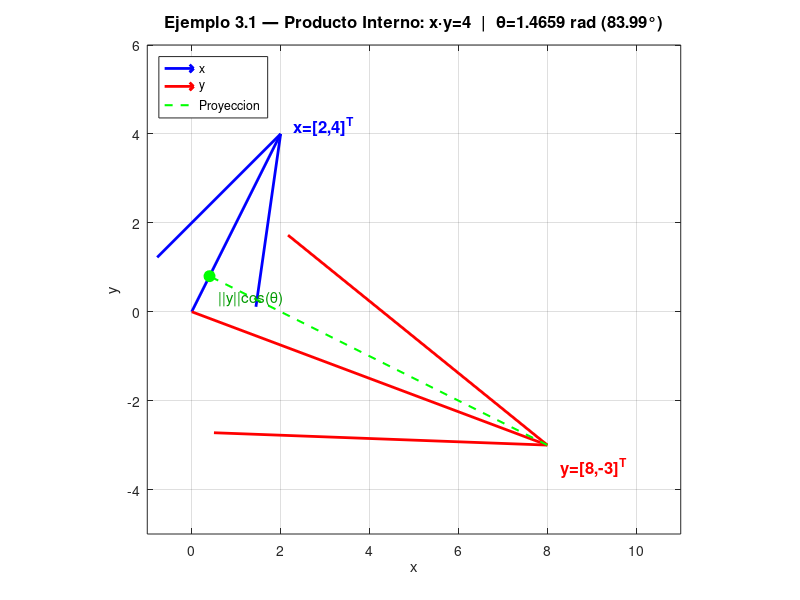

Reproduce this figure in MATLAB. (Note: this script raises an error after producing the figure.)
%% ================================================================
%  MATLAB Aplicado a Robotica y Mecatronica - Fernando Reyes Cortes
%  Editorial Alfaomega
%  CAPITULO 3: Preliminares Matematicos
%  Script principal: ejecuta Ejemplos 3.1 a 3.7
%  ================================================================
clc; clear all; close all;

%% ---------------------------------------------------------------
% EJEMPLO 3.1 - Producto Interno (Escalar)
% Codigo Fuente 3.1
% ---------------------------------------------------------------
disp('=== EJEMPLO 3.1: Producto Interno o Escalar ===')
x = [2; 4];            % vector columna x in IR^2
y = [8; -3];           % vector columna y in IR^2

xdoty        = dot(x,y)                         % usando funcion dot
xdoty_m      = x'*y                             % forma matricial
theta        = acos(x'*y / (norm(x,2)*norm(y,2))) % angulo entre x e y
xdoty_geo    = norm(x,2)*norm(y,2)*cos(theta)   % forma geometrica

figure(1);
quiver(0,0,x(1),x(2),0,'b','LineWidth',2,'MaxHeadSize',0.5); hold on;
quiver(0,0,y(1),y(2),0,'r','LineWidth',2,'MaxHeadSize',0.5);
proj = (xdoty/norm(x)^2)*x;
plot([y(1) proj(1)],[y(2) proj(2)],'g--','LineWidth',1.5);
plot(proj(1),proj(2),'go','MarkerSize',8,'MarkerFaceColor','g');
text(x(1)+0.3,x(2)+0.2,'x=[2,4]^T','Color','b','FontSize',12,'FontWeight','bold');
text(y(1)+0.3,y(2)-0.5,'y=[8,-3]^T','Color','r','FontSize',12,'FontWeight','bold');
text(proj(1)+0.2,proj(2)-0.5,'||y||cos(\theta)','Color',[0 0.6 0],'FontSize',11);
grid on; axis equal;
xlim([-1 11]); ylim([-5 6]);
title(sprintf('Ejemplo 3.1 — Producto Interno: x·y=%g  |  \\theta=%.4f rad (%.2f°)',...
      xdoty, theta, rad2deg(theta)),'FontSize',12);
xlabel('x'); ylabel('y');
legend('x','y','Proyeccion','Location','NorthWest');

%% ---------------------------------------------------------------
% EJEMPLO 3.2 - Propiedades de la Matriz de Rotacion Rz(theta)
% Codigo Fuente 3.5
% ---------------------------------------------------------------
disp('=== EJEMPLO 3.2: Propiedades de Rz(theta) ===')
syms a b real

% Resultados simbolicos
disp('Rz(a)*Rz(b) ='); simplify(Rz(a)*Rz(b))
disp('Rz(b)*Rz(a) ='); simplify(Rz(b)*Rz(a))
disp('inv(Rz(a)) =');  simplify(inv(Rz(a)))
disp('Rz(-a) =');      simplify(Rz(-a))
disp('Rz(a)^T =');     simplify(Rz(a)')
disp('Rz(a)^T * Rz(a) ='); simplify(Rz(a)'*Rz(a))
disp('Rz(a) * Rz(a)^T ='); simplify(Rz(a)*Rz(a)')
disp('det(Rz(a)) =');  simplify(det(Rz(a)))

% Calculo numerico theta = 90 grados
theta = 90*pi/180;
disp('Rz(90°) numerico:'); Rz(theta)

%% ---------------------------------------------------------------
% EJEMPLO 3.3 - Rotacion 90° alrededor de z0 de una imagen (flecha)
% Codigo Fuente 3.4
% ---------------------------------------------------------------
disp('=== EJEMPLO 3.3: Rotacion 90° alrededor del eje z0 (flecha) ===')
clc_local = false;

pxo=[0,0,0,0,0,6,7,7,8,8,9,9,10,10,10,10,10,10,10,10,10,10,11,12,13,14,14,...
     14,14,14,14,14,14,14,14,15,15,16,16,17,17,18,19,20,21];
pyo=[0,0,0,0,0,9,9,10,9,11,9,12,1,2,3,4,5,6,7,8,9,12,12,12,12,1,2,3,4,5,...
     6,7,8,9,12,9,12,9,11,9,10,9,0,0,0];
pzo=zeros(1,45);

theta = 90*3.1416/180.0;
R_ztheta = [ cos(theta), -sin(theta), 0;
             sin(theta),  cos(theta), 0;
             0,           0,          1];

% Conversion de coordenadas: p1 = Rz(theta)*p0
Sigma1 = R_ztheta * [pxo; pyo; pzo];
px1 = Sigma1(1,:);
py1 = Sigma1(2,:);
pz1 = Sigma1(3,:);

figure(2);
plot3(pxo,pyo,pzo,'.',px1,py1,pz1,'x');
legend('\Sigma_0 original','\Sigma_1 rotado 90°');
title('Ejemplo 3.3 — Rotacion 90° alrededor del eje z_0','FontSize',12);
xlabel('x'); ylabel('y'); zlabel('z');
grid on; axis equal;

%% ---------------------------------------------------------------
% EJEMPLO 3.4 - Proyeccion de p1=[0.8,0.5,1] en sistema fijo Sigma0
% ---------------------------------------------------------------
disp('=== EJEMPLO 3.4: Proyeccion de p1 en sistema fijo Sigma0 ===')
theta = pi/2;
p1 = [0.8; 0.5; 1.0];

% p0 = Rz(pi/2) * p1
p0 = Rz(theta) * p1
disp('Verificacion inversa p1 = Rz(pi/2)^T * p0:')
p1_rec = Rz(theta)' * p0

figure(3);
quiver3(0,0,0,1.5,0,0,'r','LineWidth',2,'MaxHeadSize',0.3); hold on;
quiver3(0,0,0,0,1.5,0,'g','LineWidth',2,'MaxHeadSize',0.3);
quiver3(0,0,0,0,0,1.5,'b','LineWidth',2,'MaxHeadSize',0.3);
% Ejes rotados Sigma1
R = Rz(theta);
e1=R*[1;0;0]*1.2; e2=R*[0;1;0]*1.2; e3=R*[0;0;1]*1.2;
quiver3(0,0,0,e1(1),e1(2),e1(3),'r--','LineWidth',1.5,'MaxHeadSize',0.3);
quiver3(0,0,0,e2(1),e2(2),e2(3),'g--','LineWidth',1.5,'MaxHeadSize',0.3);
quiver3(0,0,0,e3(1),e3(2),e3(3),'b--','LineWidth',1.5,'MaxHeadSize',0.3);
scatter3(p1(1),p1(2),p1(3),150,'r','filled');
scatter3(p0(1),p0(2),p0(3),150,'m','filled');
plot3([0 p1(1)],[0 p1(2)],[0 p1(3)],'r--','LineWidth',1.5);
plot3([0 p0(1)],[0 p0(2)],[0 p0(3)],'m-','LineWidth',1.5);
text(p1(1)+0.05,p1(2)+0.05,p1(3)+0.05,'p_1=[0.8,0.5,1]^T','FontSize',10,'Color','r');
text(p0(1)+0.05,p0(2)+0.05,p0(3)+0.05,...
    sprintf('p_0=[%.1f,%.1f,%.1f]^T',p0(1),p0(2),p0(3)),'FontSize',10,'Color','m');
text(1.55,0,0,'\Sigma_0: x_0','Color','r','FontSize',10);
text(0,1.55,0,'\Sigma_0: y_0','Color','g','FontSize',10);
text(0,0,1.55,'\Sigma_0: z_0','Color','b','FontSize',10);
title('Ejemplo 3.4 — Proyeccion de p_1 en \Sigma_0','FontSize',12);
xlabel('x'); ylabel('y'); zlabel('z'); grid on; axis equal;

%% ---------------------------------------------------------------
% EJEMPLO 3.5 - Paralelepipedo 180° alrededor de z0
% ---------------------------------------------------------------
disp('=== EJEMPLO 3.5: Paralelipedo rotado 180° alrededor de z0 ===')

% Vertices del paralelepipedo
[bx,by,bz] = meshgrid([1 4],[1 3],[0 2]);
pts0 = [bx(:)'; by(:)'; bz(:)'];

R = Rz(pi);
pts1 = R * pts0;

figure(4);
scatter3(pts0(1,:),pts0(2,:),pts0(3,:),80,'b','filled'); hold on;
scatter3(pts1(1,:),pts1(2,:),pts1(3,:),80,'r','filled');
% Dibujar caras originales y rotadas
X0=[1 4 4 1 1]; Y0=[1 1 3 3 1];
for z0=[0 2]
    plot3(X0,Y0,z0*ones(1,5),'b-','LineWidth',2);
    plot3(-X0,-Y0,z0*ones(1,5),'r-','LineWidth',2);
end
for i=1:4
    plot3(X0([i i+1]),Y0([i i+1]),[0 2],'b-','LineWidth',1.5);
    plot3(-X0([i i+1]),-Y0([i i+1]),[0 2],'r-','LineWidth',1.5);
end
legend('p_0 (original)','p_1 = R_z(\pi)p_0 (rotado 180°)');
title('Ejemplo 3.5 — Paralelepipedo rotado 180° alrededor de z_0','FontSize',12);
xlabel('x'); ylabel('y'); zlabel('z'); grid on;
quiver3(0,0,0,6,0,0,'k','LineWidth',2,'MaxHeadSize',0.15);
quiver3(0,0,0,0,6,0,'k','LineWidth',2,'MaxHeadSize',0.15);
quiver3(0,0,0,0,0,3,'k','LineWidth',2,'MaxHeadSize',0.15);
text(6.2,0,0,'x_0','FontSize',11); text(0,6.2,0,'y_0','FontSize',11);

%% ---------------------------------------------------------------
% EJEMPLO 3.6 - Composicion de Rotaciones
% ---------------------------------------------------------------
disp('=== EJEMPLO 3.6: Composicion de Rotaciones ===')
syms phi theta real

R_y0_phi = Ry(phi);
R_z1_theta = Rz(theta);

% Orden 1: R2_0 = Ry(phi)*Rz(theta)
R20_orden1 = simplify(R_y0_phi * R_z1_theta)

% Orden 2 (inverso): R2_0 = Rz(theta)*Ry(phi)
R20_orden2 = simplify(R_z1_theta * R_y0_phi)

disp('Las matrices SON distintas => rotaciones NO conmutativas')
disp('simplify(R20_orden1 - R20_orden2) =')
simplify(R20_orden1 - R20_orden2)

% Numericamente: phi=45, theta=30
phi_n = 45*pi/180; theta_n = 30*pi/180;
R20_n1 = Ry(phi_n)*Rz(theta_n);
R20_n2 = Rz(theta_n)*Ry(phi_n);
disp('R20 = Ry(45°)*Rz(30°):'); disp(R20_n1)
disp('R20 = Rz(30°)*Ry(45°):'); disp(R20_n2)
fprintf('max|diff| = %.6f\n', max(max(abs(R20_n1 - R20_n2))));

%% ---------------------------------------------------------------
% EJEMPLO 3.7 - Rotaciones sucesivas: z0, x1, y2
% Codigo Fuente 3.5
% ---------------------------------------------------------------
disp('=== EJEMPLO 3.7: Rotaciones sucesivas alrededor de z0, x1, y2 ===')

clc; clear all; close all;
pzo=zeros(1,45);
pyo=[0,0,0,0,0,9,9,10,9,11,9,12,1,2,3,4,5,6,7,8,9,12,12,12,12,1,2,3,4,5,...
     6,7,8,9,12,9,12,9,11,9,10,9,0,0,0];
pxo=[0,0,0,0,0,6,7,7,8,8,9,9,10,10,10,10,10,10,10,10,10,10,11,12,13,14,14,...
     14,14,14,14,14,14,14,14,15,15,16,16,17,17,18,19,20,21];

theta = 90*3.1416/180.0;
R_ztheta = [ cos(theta),-sin(theta),0; sin(theta), cos(theta),0; 0,0,1];
R_xtheta = [ 1,0,0; 0,cos(theta),-sin(theta); 0,sin(theta),cos(theta)];
R_ytheta = [ cos(theta),0,sin(theta); 0,1,0; -sin(theta),0,cos(theta)];

% Sigma1 = Rz(theta) * p0
Sigma1 = R_ztheta * [pxo; pyo; pzo];
px1=Sigma1(1,:); py1=Sigma1(2,:); pz1=Sigma1(3,:);

% Sigma2 = Rx(theta) * p1
Sigma2 = R_xtheta * [px1; py1; pz1];
px2=Sigma2(1,:); py2=Sigma2(2,:); pz2=Sigma2(3,:);

% Sigma3 = Ry(theta) * p2
Sigma3 = R_ytheta * [px2; py2; pz2];
px3=Sigma3(1,:); py3=Sigma3(2,:); pz3=Sigma3(3,:);

figure(5);
plot3(pxo,pyo,pzo,'.',px1,py1,pz1,'x',px2,py2,pz2,'o',px3,py3,pz3,'^');
legend('\Sigma_0 original',...
       '\Sigma_1: R_z(90°)p_0',...
       '\Sigma_2: R_x(90°)p_1',...
       '\Sigma_3: R_y(90°)p_2',...
       'Location','Best');
title({'Ejemplo 3.7 — Rotaciones Sucesivas alrededor de z_0, x_1, y_2',...
       'p_3 = R_y(90°) R_x(90°) R_z(90°) p_0'},'FontSize',12);
xlabel('x'); ylabel('y'); zlabel('z');
grid on;

disp('=== Todos los ejemplos completados ===')
